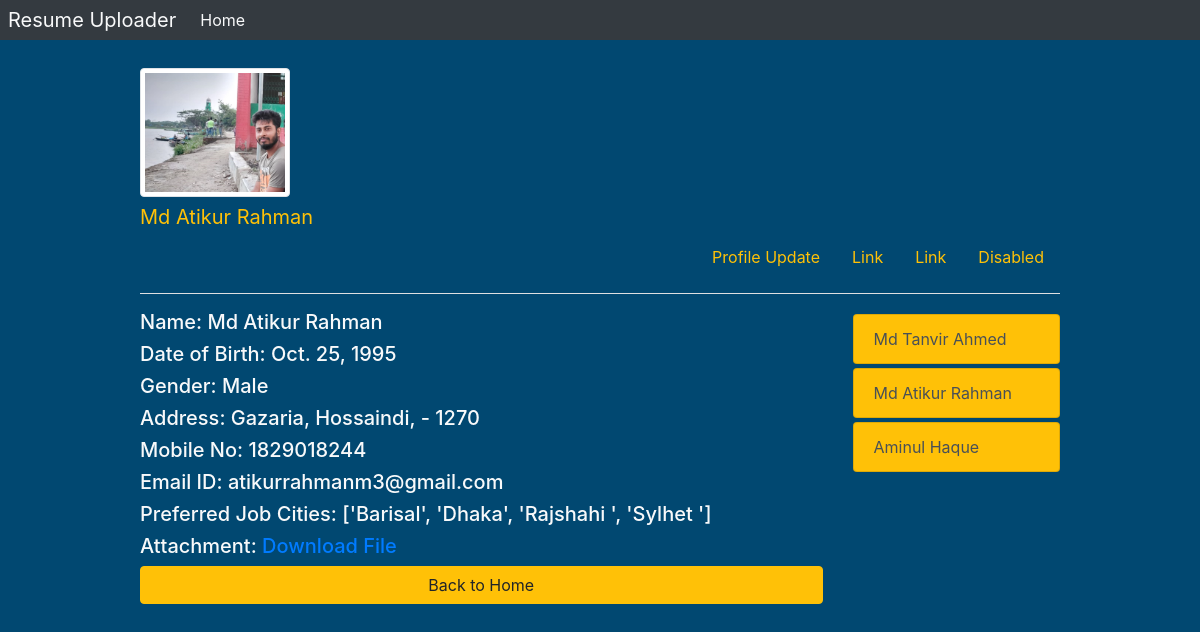
/candidate/2/, run on the app's committed database.
### resume/models.py (models this page shows, shortened)
class Resume(models.Model):
    name = models.CharField(max_length=100)
    dob = models.DateField(auto_now=False, auto_now_add=False)
    gender = models.CharField(choices=choice_state.CHOICE_GENDER, max_length=100)
    locality = models.CharField(max_length=150)
    city = models.CharField(max_length=100)
    pin = models.PositiveIntegerField()
    district = models.CharField(choices=choice_state.STATE_CHOICE, max_length=150)
    mobile = models.PositiveIntegerField()
    email = models.EmailField()
    job_city = models.CharField(max_length=100)
    profile_image = models.ImageField(upload_to='profile_image', blank=True)
    my_file = models.FileField(upload_to='document', blank=True)

### resume/views.py (the view)
# urls.py: path('candidate/<str:pk>/', views.CandidateView.as_view(), name='candidate'),
class CandidateView(View):
    def get(self,request, pk):
        candi = Resume.objects.all()
        candidate = Resume.objects.get(id=pk)
        context= {
            'candidate':candidate,
            'candis':candi,
        }
        return render(request, 'resume/candidate.html',context)

### resume/templates/resume/candidate.html (shortened to what this page needs)
{% extends 'resume/base.html' %}
{% load static %}
{% block content %}
<div class="container">
    <div class="row">
        <div class="col-md-10 py-1 m-auto profile-home text-light ">
            <div class="profile-pic rounded-circle">
                <img src="{{candidate.profile_image.url}}" alt="" class="img-fluid img-thumbnail float-end mt-4" width="150" height="150">
            </div>
            <div class="row">
                <div class="col-md-12 menu">
                    <div class="navbar-brand text-warning">
                        {{candidate.name}}
                    </div>
                    <ul class="nav justify-content-end">
                        <li class="nav-item">
                            <a class="nav-link text-warning active" href="#">Profile Update</a>
                        </li>
                        <li class="nav-item">
                            <a class="nav-link text-warning" href="#">Link</a>
                        </li>
                        <li class="nav-item">
                            <a class="nav-link text-warning" href="#">Link</a>
                        </li>
                        <li class="nav-item">
                            <a class="nav-link text-warning " href="#">Disabled</a>
                        </li>
                    </ul>
                </div>
            </div>
            <hr class="bg-light">
            <div class="row">
                <div class="col-md-9">
                    <p class="h5">Name: {{candidate.name}}</p>
                    <p class="h5">Date of Birth: {{candidate.dob}}</p>
                    <p class="h5">Gender: {{candidate.gender}}</p>
                    <p class="h5">Address: {{candidate.locality}}, {{candidate.city}}, {{candidate.state}} - {{candidate.pin}}</p>
                    <p class="h5">Mobile No: {{candidate.mobile}}</p>
                    <p class="h5">Email ID: {{candidate.email}}</p>
                    <p class="h5">Preferred Job Cities: {{candidate.job_city}}</p>
                    <p class="h5">Attachment: <a href="{{candidate.my_file.url}}">Download File</a></p>
                    <div class="text-center">
                        <a href="/" class="btn btn-warning mb-3 btn-block">Back to Home</a>
                    </div>
                </div>
                <div class="col-md-3">
                    {% for candi in candis %}
                    <div class="list-group-sm">
                        <a href="{% url 'candidate' candi.id %}" class="list-group-item list-group-item-action my-1 bg-warning">
                            {{candi.name}}
                        </a>
                    </div>
                    {% endfor %}
                </div>
            </div>
        </div>
    </div>
</div>
{% endblock content %}

### resume/static/resume/style.css (style rules this page uses)
html { scroll-behavior: smoth; }
body { background-color: #014871; }

### data on the page
Resume: profile_image (picture), name "Md Atikur Rahman", dob "Oct. 25, 1995", gender "Male", locality "Gazaria", city "Hossaindi", pin "1270", mobile "1829018244", email "atikurrahmanm3@gmail.com", job_city "['Barisal', 'Dhaka', 'Rajshahi ', 'Sylhet ']"
Resume: name "Md Tanvir Ahmed"
Resume: name "Aminul Haque"
